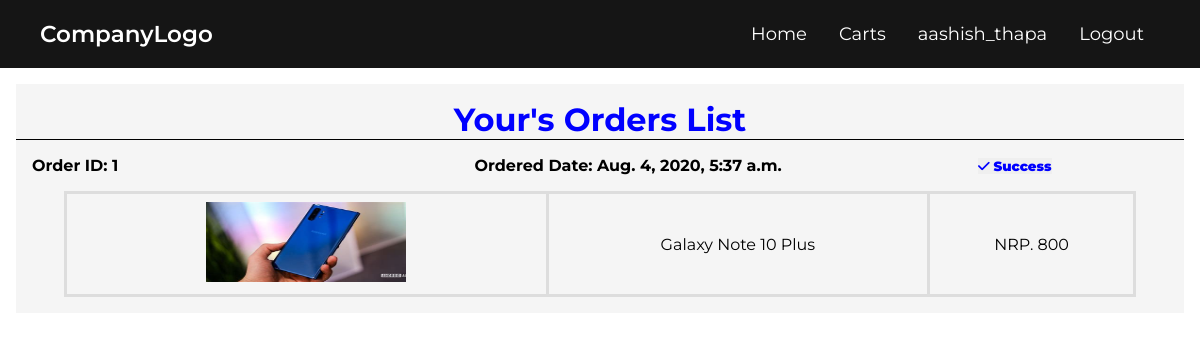
The app's page /order_history (signed in) with its own data.
### shop/models.py (models this page shows, shortened)
class Order (models.Model):
    cust_id = models.ForeignKey(User, on_delete=models.CASCADE)
    cart_ids = models.CharField(max_length=250)
    product_ids = models.CharField(max_length=250)
    invoice_ids = models.CharField(max_length=250)
    status = models.BooleanField(default=False)
    processed_on= models.DateTimeField(auto_now_add=True)

class product(models.Model):
    product_name = models.CharField(max_length=30)
    discount_price = models.IntegerField()
    final_price = models.IntegerField()
    product_desc = models.TextField()
    category = models.CharField(choices=CATEGORY_CHOICES, max_length=2)
    availabily = models.TextField(choices=AVAILABILITY_PRODUCT, max_length=15)
    product_img1 = models.ImageField(upload_to='Images')
    product_img2 = models.ImageField(upload_to='Images')

### shop/views.py (the view)
# urls.py: path("order_history", order_historyView.as_view(), name="order_history"),
class order_historyView(View):
    def get(self, request, *args, **kwargs):
        context ={}
        all_orders = []
        orders = Order.objects.filter(cust_id__id=request.user.id).order_by("-id")
        for order in orders:
            products = []
            for id in order.product_ids.split(",")[:-1]:
                pro = get_object_or_404(product, id=id)
                products.append(pro)
            ord = {
                "order_id":order.id,
                "products":products,
                "invoice":order.invoice_ids,
                "status":order.status,
                "date":order.processed_on,
            }
            all_orders.append(ord)
        context["order_history"] = all_orders
        return render(request, 'profile.html', context)

### templates/profile.html (shortened to what this page needs)
{% extends 'base.html' %}
{% load static %}
{% block css %}
<link rel="stylesheet" href="{% static 'CSS/order.css'%}">
{% endblock %}
{% block content %}
<div class="order">
    <div class="text">
    <h1>Your's Orders List</h1>
</div>
    {% for i in order_history %}
    <div>
        <div class="order-header">
            <strong class="float-left">Order ID: {{i.order_id}}</strong>
            <strong class="float-middle">Ordered Date: {{i.date}}</strong>
            <strong class="float-right">
                {% if i.status %}
                <button class="Success"><i class="fa fa-check"></i> Success</button>
                {% else %}
                <button class="fail">&times; Pending</button>
                {% endif %}
            </strong>
        </div>
        <div class="order-body">
            <table>
                {% for j in i.products %}
                <tr>
                    <td>
                        <img src="/media/{{j.product_img1}}" style="height:80px;width:200px;">
                    </td>
                    <td>{{j.product_name}}</td>
                    <td>NRP. {{j.final_price}}</td>
                </tr>
                {% endfor %}
            </table>
        </div>
    </div>
    {% endfor %}
</div>
{% endblock %}

### templates/base.html (shortened to what this page needs)
{% load static %}
<!DOCTYPE html>
<head>
    <link rel="stylesheet" href="{% static 'CSS/base.css' %}">
    {% block css %}{% endblock %}
</head>
<body>
    <nav>
        <ul>
            <li class="logo">CompanyLogo</li><br>
            <li class="items"><a href="/">Home</a></li>
            {% if request.user.is_authenticated %}
            <li class="items"><a href="carts">Carts</a></li>
            <li class="items"><a href="order_history">{{user.username}}</a></li>
            <li class="items"><a href="logout">Logout</a></li>
            {% else %}
            <li class="items"><a href="login">LogIn</a></li>
            <li class="items"><a href="register">Registration</a></li>
            {% endif %}
        </ul>
    </nav>
    {% block content %}
    {% endblock %}
</body>
</html>

### static/CSS/base.css (style rules this page uses)
* { margin: 0; padding: 0; box-sizing: border-box; font-family: 'Montserrat',sans-serif; }
nav { background: #151515; padding: 5px 40px; }
nav ul { list-style: none; display: flex; flex-wrap: wrap; align-items: center; justify-content: center; }
nav ul li { padding: 15px 0; cursor: pointer; }
nav ul li.items { position: relative; width: auto; margin: 0 16px; text-align: center; order: 3; }
nav ul li.items:after { position: absolute; content: ''; left: 0; bottom: 5px; height: 2px; width: 100%; background: #33ffff; opacity: 0; transition: all 0.2s linear; }
nav ul li.logo { flex: 1; color: white; font-size: 23px; font-weight: 600; cursor: default; user-select: none; }
nav ul li a { color: white; font-size: 18px; text-decoration: none; transition: .4s; }

### static/CSS/order.css (style rules this page uses)
.order { background-color: whitesmoke; margin-right: 1em; margin-left: 1em; margin-top: 1em; padding-bottom: 1em; }
.text { padding-top: 1em; border-bottom: 1px solid black; }
.text h1 { text-align: center; color:blue; border: 1px; }
.order-header { padding-left: 1em; padding-right: 1em; padding-top: 1em; padding-bottom: 1em; }
.float-left { font-weight: bold; }
.float-middle { padding-left: 22em; font-weight: bold; padding-right: 12em; }
.order-body { margin-left: 3em; margin-right: 3em; }
table { font-family: arial, sans-serif; border-collapse: collapse; width: 100%; }
td, th { border: 3px solid #dddddd; text-align: left; padding: 8px; text-align: center; }
.Success { border: 0px; font-weight: bolder; color: blue; }

### records on screen
Order: date "Aug. 4, 2020, 5:37 a.m."
product: product_img1 (picture), product_name "Galaxy Note 10 Plus", final_price "800"

### other values on screen
{{ user.username }} "aashish_thapa"
{{ i.order_id }} "1"
